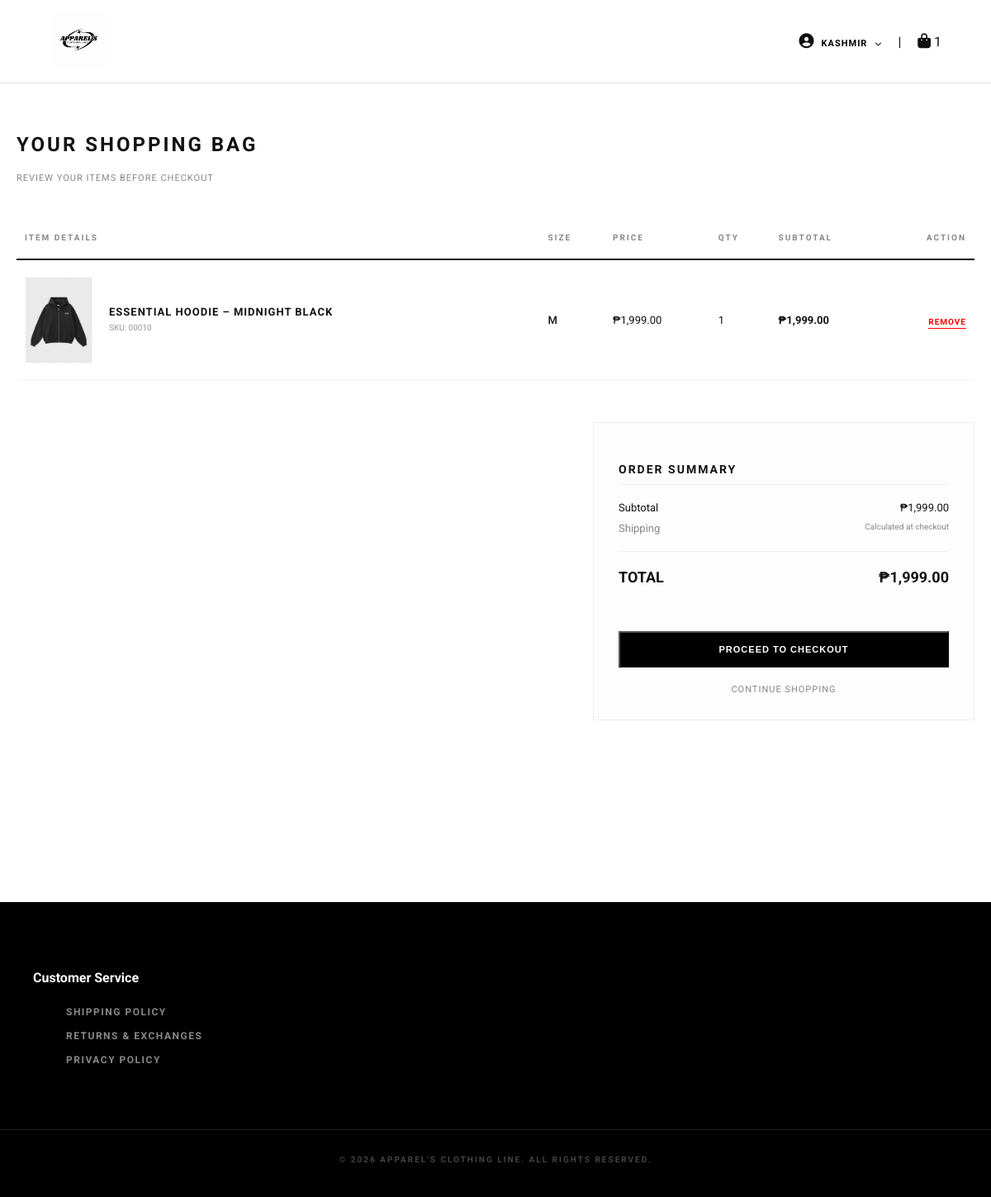
/cart.php (signed in), run on an earlier commit of the app's database.
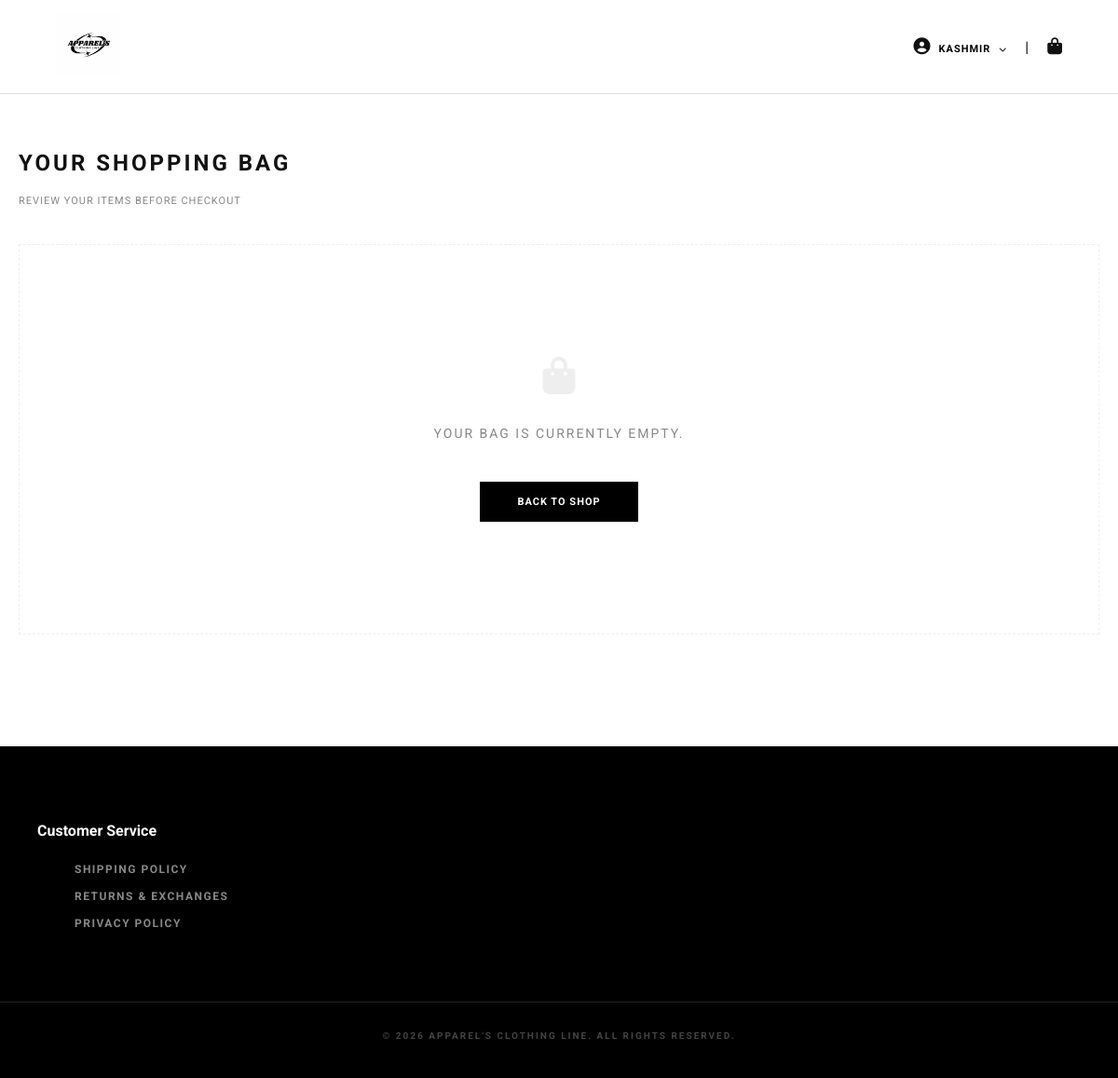
And on a later commit of the database.
### tables this page shows
CREATE TABLE `cart` (
  `id` int(11) NOT NULL,
  `user_id` int(11) DEFAULT NULL,
  `product_id` int(11) DEFAULT NULL,
  `quantity` int(11) DEFAULT NULL,
  `size` varchar(10) DEFAULT NULL
);

CREATE TABLE `products` (
  `id` int(11) NOT NULL,
  `name` varchar(100) DEFAULT NULL,
  `description` text DEFAULT NULL,
  `price` decimal(10,2) DEFAULT NULL,
  `size` varchar(20) DEFAULT NULL,
  `color` varchar(20) DEFAULT NULL,
  `image` varchar(255) DEFAULT NULL,
  `category` varchar(50) DEFAULT NULL,
  `stock_s` int(11) DEFAULT 0,
  `stock_m` int(11) DEFAULT 0,
  `stock_l` int(11) DEFAULT 0,
  `stock_xl` int(11) DEFAULT 0
);

### cart.php (the view, shortened to what the changed rows need)
<?php
include "config/database.php";
$v = "6.5";
$user_id = $_SESSION['user_id'];
$count_res = mysqli_query($conn, "SELECT SUM(quantity) as total FROM cart WHERE user_id = $user_id");
$count_row = mysqli_fetch_assoc($count_res);
$cart_count = $count_row['total'] ?? 0;
$cart_query = "SELECT c.*, p.name, p.price, p.image, p.description, p.stock_s, p.stock_m, p.stock_l, p.stock_xl
                FROM cart c
                JOIN products p ON c.product_id = p.id
                WHERE c.user_id = $user_id";
$cart_items = mysqli_query($conn, $cart_query);
?>
<!DOCTYPE html>
<html lang="en">
<head>
    <link rel="stylesheet" href="assets/css/style.css?v=<?php echo $v; ?>">
    <link rel="stylesheet" href="https://cdnjs.cloudflare.com/ajax/libs/font-awesome/6.5.0/css/all.min.css">
</head>
<body onload="noBack();" onpageshow="if (event.persisted) noBack();">
<header class="header">
    <div class="container header-container">
        <div class="header-right">
            <a href="cart.php" class="header-icon active-cart" title="Cart">
                <i class="fas fa-shopping-bag"></i>
                <?php if($cart_count > 0): ?>
                    <span class="cart-count"><?php echo $cart_count; ?></span>
                <?php endif; ?>
            </a>
        </div>
    </div>
</header>
<main class="container">
    <div class="cart-header" style="margin-top: 40px; margin-bottom: 40px;">
        <h2 style="text-transform: uppercase; letter-spacing: 3px; font-weight: 700; font-size: 24px;">Your Shopping Bag</h2>
    </div>
    <?php if(mysqli_num_rows($cart_items) > 0): ?>
        <div style="overflow-x: auto;">
            <table style="width: 100%; border-collapse: collapse; margin-bottom: 50px;">
                <thead>
                    <tr style="text-align: left; text-transform: uppercase; font-size: 10px; letter-spacing: 2px; border-bottom: 2px solid #111; color: #888;">
                        <th style="padding: 20px 10px;">Item Details</th>
                        <th style="padding: 20px 10px;">Size</th>
                        <th style="padding: 20px 10px;">Price</th>
                        <th style="padding: 20px 10px;">Qty</th>
                        <th style="padding: 20px 10px;">Subtotal</th>
                        <th style="padding: 20px 10px; text-align: right;">Action</th>
                    </tr>
                </thead>
                <tbody>
                    <?php
                    $total_amount = 0;
                    while($item = mysqli_fetch_assoc($cart_items)):
                        $subtotal = $item['price'] * $item['quantity'];
                        $total_amount += $subtotal;
                    ?>
                    <tr style="border-bottom: 1px solid #f2f2f2;">
                        <td style="padding: 20px 10px; display: flex; align-items: center; gap: 20px;">
                            <img src="assets/images/<?php echo $item['image']; ?>" style="width: 80px; height: auto; border: 1px solid #f9f9f9;">
                            <div>
                                <span style="display: block; font-weight: 700; font-size: 13px; text-transform: uppercase; letter-spacing: 1px;"><?php echo htmlspecialchars($item['name']); ?></span>
                                <span style="font-size: 10px; color: #999;">SKU: <?php echo str_pad($item['product_id'], 5, '0', STR_PAD_LEFT); ?></span>
                            </div>
                        </td>
                        <td style="padding: 20px 10px; font-size: 13px; font-weight: 500;"><?php echo $item['size']; ?></td>
                        <td style="padding: 20px 10px; font-size: 13px;">₱<?php echo number_format($item['price'], 2); ?></td>
                        <td style="padding: 20px 10px; font-size: 13px;"><?php echo $item['quantity']; ?></td>
                        <td style="padding: 20px 10px; font-size: 13px; font-weight: 700;">₱<?php echo number_format($subtotal, 2); ?></td>
                        <td style="padding: 20px 10px; text-align: right;">
                            <a href="javascript:void(0)"
                               onclick="openRemoveModal('<?php echo $item['id']; ?>', '<?php echo htmlspecialchars($item['name'], ENT_QUOTES); ?>')"
                               style="color: #ff0000; text-decoration: none; font-size: 10px; text-transform: uppercase; font-weight: 700; letter-spacing: 1px; border-bottom: 1px solid #ff0000; padding-bottom: 2px;">
                                Remove
                            </a>
                        </td>
                    </tr>
                    <?php endwhile; ?>
                </tbody>
            </table>
        </div>
        <div style="display: flex; justify-content: flex-end; align-items: flex-start; gap: 40px; margin-bottom: 100px;">
            <div style="width: 100%; max-width: 400px; background: #fdfdfd; padding: 30px; border: 1px solid #eee;">
                <h4 style="text-transform: uppercase; letter-spacing: 2px; font-size: 14px; margin-bottom: 20px; border-bottom: 1px solid #eee; padding-bottom: 10px;">Order Summary</h4>
                <div style="display: flex; justify-content: space-between; margin-bottom: 10px; font-size: 13px;">
                    <span>Subtotal</span>
                    <span>₱<?php echo number_format($total_amount, 2); ?></span>
                </div>
                <div style="display: flex; justify-content: space-between; margin-bottom: 20px; font-size: 13px; color: #888;">
                    <span>Shipping</span>
                    <span style="font-size: 10px;">Calculated at checkout</span>
                </div>
                <div style="display: flex; justify-content: space-between; margin-bottom: 30px; font-size: 18px; font-weight: 700; border-top: 1px solid #eee; padding-top: 20px;">
                    <span>TOTAL</span>
                    <span>₱<?php echo number_format($total_amount, 2); ?></span>
                </div>
                <button class="btn-add-cart" onclick="location.href='checkout.php'">Proceed to Checkout</button>
                <a href="index.php" style="display: block; text-align: center; margin-top: 20px; font-size: 11px; text-transform: uppercase; letter-spacing: 1px; color: #888; text-decoration: none;">Continue Shopping</a>
            </div>
        </div>
    <?php else: ?>
        <div style="text-align: center; padding: 120px 0; border: 1px dashed #eee;">
            <i class="fas fa-shopping-bag" style="font-size: 40px; color: #eee; margin-bottom: 20px;"></i>
            <p style="color: #888; text-transform: uppercase; letter-spacing: 2px; font-size: 14px;">Your bag is currently empty.</p>
            <a href="index.php" class="btn-add-cart" style="display: inline-block; width: auto; padding: 15px 40px; text-decoration: none; margin-top: 30px;">Back to Shop</a>
        </div>
    <?php endif; ?>
</main>
</body>
</html>

What changed in the data, as far as the page shows it:
removed cart: product.image (picture), product.name "ESSENTIAL HOODIE – MIDNIGHT BLACK", product "00010", size "M", product.price "1,999.00", quantity "1", subtotal "1,999.00"
Also different on the page:
$cart_count: "1" → (not shown)
$total_amount: "1,999.00" → (not shown)
text no longer shown: "ITEM DETAILS SIZE PRICE QTY SUBTOTAL ACTION ORDER SUMMARY Subtotal ₱ Shipping Calculated at checkout TOTAL ₱ PROCEED TO CHECKOUT CONTINUE SHOPPING"
text now shown: "YOUR BAG IS CURRENTLY EMPTY. BACK TO SHOP"
